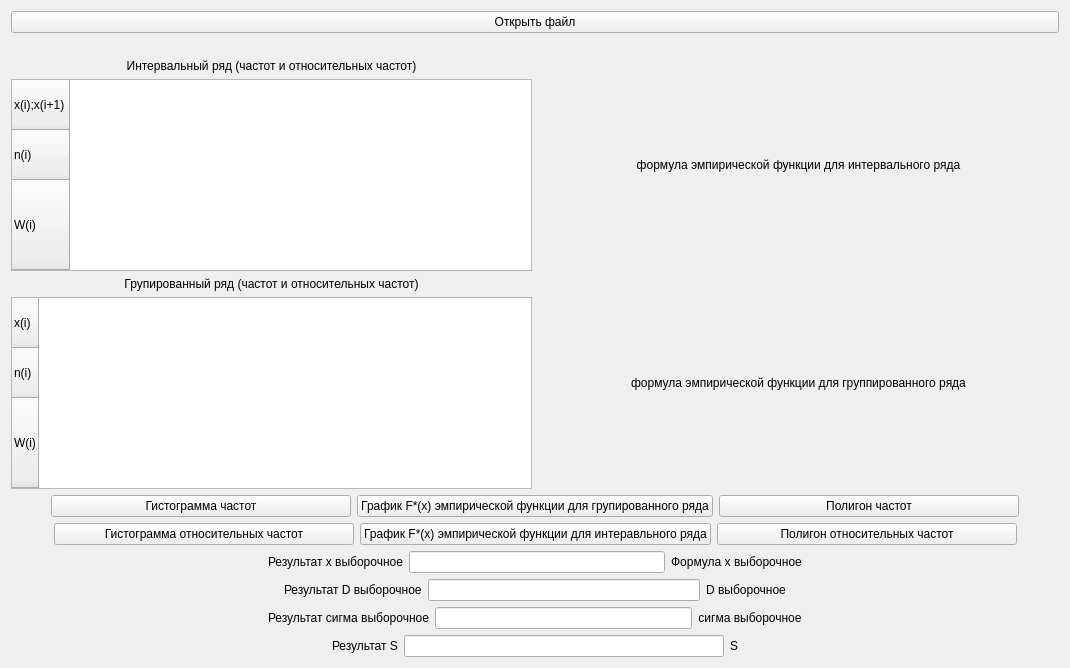
      <widget class="QWidget" name="page_3">
       <layout class="QGridLayout" name="gridLayout_4">
        <item row="6" column="0">
         <layout class="QHBoxLayout" name="polygonLayout_2">
          <item>
           <spacer name="horizontalSpacer_51">
            <property name="orientation">
             <enum>Qt::Horizontal</enum>
            </property>
            <property name="sizeHint" stdset="0">
             <size>
              <width>40</width>
              <height>20</height>
             </size>
            </property>
           </spacer>
          </item>
          <item>
           <widget class="QPushButton" name="relativeFrequencyHistogramBtn_3">
            <property name="minimumSize">
             <size>
              <width>300</width>
              <height>0</height>
             </size>
            </property>
            <property name="maximumSize">
             <size>
              <width>300</width>
              <height>16777215</height>
             </size>
            </property>
            <property name="text">
             <string>Гистограмма относительных частот</string>
            </property>
           </widget>
          </item>
          <item>
           <widget class="QPushButton" name="empiricalIntervalFunctionBtn_3">
            <property name="text">
             <string>График F*(x) эмпирической функции для интеравльного ряда</string>
            </property>
           </widget>
          </item>
          <item>
           <widget class="QPushButton" name="relativeFrequencyPolygonBtn_3">
            <property name="minimumSize">
             <size>
              <width>300</width>
              <height>0</height>
             </size>
            </property>
            <property name="maximumSize">
             <size>
              <width>300</width>
              <height>16777215</height>
             </size>
            </property>
            <property name="text">
             <string>Полигон относительных частот</string>
            </property>
           </widget>
          </item>
          <item>
           <spacer name="horizontalSpacer_52">
            <property name="orientation">
             <enum>Qt::Horizontal</enum>
            </property>
            <property name="sizeType">
             <enum>QSizePolicy::Expanding</enum>
            </property>
            <property name="sizeHint" stdset="0">
             <size>
              <width>40</width>
              <height>20</height>
             </size>
            </property>
           </spacer>
          </item>
         </layout>
        </item>
        <item row="5" column="0">
         <layout class="QVBoxLayout" name="verticalLayout_39">
          <item>
           <layout class="QHBoxLayout" name="horizontalLayout_41">
            <item>
             <spacer name="horizontalSpacer_49">
              <property name="orientation">
               <enum>Qt::Horizontal</enum>
              </property>
              <property name="sizeHint" stdset="0">
               <size>
                <width>40</width>
                <height>20</height>
               </size>
              </property>
             </spacer>
            </item>
            <item>
             <widget class="QPushButton" name="frequencyHistogramBtn_3">
              <property name="minimumSize">
               <size>
                <width>300</width>
                <height>0</height>
               </size>
              </property>
              <property name="maximumSize">
               <size>
                <width>300</width>
                <height>16777215</height>
               </size>
              </property>
              <property name="text">
               <string>Гистограмма частот</string>
              </property>
             </widget>
            </item>
            <item>
             <widget class="QPushButton" name="empiricalGroupFunctionBtn_3">
              <property name="text">
               <string>График F*(x) эмпирической функции для групированного ряда</string>
              </property>
             </widget>
            </item>
            <item>
             <widget class="QPushButton" name="frequencyPolygonBtn_3">
              <property name="minimumSize">
               <size>
                <width>300</width>
                <height>0</height>
               </size>
              </property>
              <property name="maximumSize">
               <size>
                <width>300</width>
                <height>16777215</height>
               </size>
              </property>
              <property name="text">
               <string>Полигон частот</string>
              </property>
             </widget>
            </item>
            <item>
             <spacer name="horizontalSpacer_50">
              <property name="orientation">
               <enum>Qt::Horizontal</enum>
              </property>
              <property name="sizeHint" stdset="0">
               <size>
                <width>40</width>
                <height>20</height>
               </size>
              </property>
             </spacer>
            </item>
           </layout>
          </item>
         </layout>
        </item>
        <item row="1" column="0">
         <layout class="QHBoxLayout" name="horizontalLayout_10">
          <property name="leftMargin">
           <number>0</number>
          </property>
          <item>
           <layout class="QVBoxLayout" name="verticalLayout_42">
            <item>
             <widget class="QLabel" name="label_65">
              <property name="layoutDirection">
               <enum>Qt::LeftToRight</enum>
              </property>
              <property name="text">
               <string>Интервальный ряд (частот и относительных частот)</string>
              </property>
              <property name="alignment">
               <set>Qt::AlignCenter</set>
              </property>
             </widget>
            </item>
            <item>
             <widget class="QTableWidget" name="intervalRow3">
              <property name="sizePolicy">
               <sizepolicy hsizetype="Minimum" vsizetype="Maximum">
                <horstretch>0</horstretch>
                <verstretch>0</verstretch>
               </sizepolicy>
              </property>
              <property name="minimumSize">
               <size>
                <width>0</width>
                <height>0</height>
               </size>
              </property>
              <property name="maximumSize">
               <size>
                <width>16777215</width>
                <height>16777215</height>
               </size>
              </property>
              <property name="verticalScrollBarPolicy">
               <enum>Qt::ScrollBarAlwaysOff</enum>
              </property>
              <property name="horizontalScrollBarPolicy">
               <enum>Qt::ScrollBarAsNeeded</enum>
              </property>
              <property name="editTriggers">
               <set>QAbstractItemView::NoEditTriggers</set>
              </property>
              <property name="gridStyle">
               <enum>Qt::SolidLine</enum>
              </property>
              <property name="sortingEnabled">
               <bool>false</bool>
              </property>
              <property name="wordWrap">
               <bool>true</bool>
              </property>
              <property name="cornerButtonEnabled">
               <bool>false</bool>
              </property>
              <property name="columnCount">
               <number>0</number>
              </property>
              <attribute name="horizontalHeaderVisible">
               <bool>false</bool>
              </attribute>
              <attribute name="horizontalHeaderCascadingSectionResizes">
               <bool>false</bool>
              </attribute>
              <attribute name="horizontalHeaderMinimumSectionSize">
               <number>20</number>
              </attribute>
              <attribute name="horizontalHeaderDefaultSectionSize">
               <number>80</number>
              </attribute>
              <attribute name="horizontalHeaderHighlightSections">
               <bool>true</bool>
              </attribute>
              <attribute name="verticalHeaderVisible">
               <bool>true</bool>
              </attribute>
              <attribute name="verticalHeaderDefaultSectionSize">
               <number>50</number>
              </attribute>
              <attribute name="verticalHeaderStretchLastSection">
               <bool>true</bool>
              </attribute>
              <row>
               <property name="text">
                <string>x(i);x(i+1)</string>
               </property>
              </row>
              <row>
               <property name="text">
                <string>n(i)</string>
               </property>
              </row>
              <row>
               <property name="text">
                <string>W(i)</string>
               </property>
              </row>
             </widget>
            </item>
           </layout>
          </item>
          <item>
           <layout class="QVBoxLayout" name="verticalLayout_12">
            <item>
             <widget class="QLabel" name="empiricalIntervalLatex_3">
              <property name="text">
               <string>формула эмпирической функции для интервального ряда</string>
              </property>
              <property name="alignment">
               <set>Qt::AlignCenter</set>
              </property>
             </widget>
            </item>
           </layout>
          </item>
         </layout>
        </item>
        <item row="7" column="0">
         <layout class="QVBoxLayout" name="verticalLayout_38">
          <item>
           <layout class="QHBoxLayout" name="horizontalLayout_37">
            <item>
             <spacer name="horizontalSpacer_41">
              <property name="orientation">
               <enum>Qt::Horizontal</enum>
              </property>
              <property name="sizeHint" stdset="0">
               <size>
                <width>40</width>
                <height>20</height>
               </size>
              </property>
             </spacer>
            </item>
            <item>
             <widget class="QLabel" name="label_57">
              <property name="text">
               <string>Результат х выборочное</string>
              </property>
             </widget>
            </item>
            <item>
             <widget class="QLineEdit" name="lineX_3">
              <property name="alignment">
               <set>Qt::AlignCenter</set>
              </property>
              <property name="readOnly">
               <bool>true</bool>
              </property>
             </widget>
            </item>
            <item>
             <widget class="QLabel" name="formulaX_3">
              <property name="text">
               <string>Формула x выборочное</string>
              </property>
              <property name="alignment">
               <set>Qt::AlignCenter</set>
              </property>
             </widget>
            </item>
            <item>
             <spacer name="horizontalSpacer_42">
              <property name="orientation">
               <enum>Qt::Horizontal</enum>
              </property>
              <property name="sizeHint" stdset="0">
               <size>
                <width>40</width>
                <height>20</height>
               </size>
              </property>
             </spacer>
            </item>
           </layout>
          </item>
          <item>
           <layout class="QHBoxLayout" name="horizontalLayout_38">
            <item>
             <spacer name="horizontalSpacer_43">
              <property name="orientation">
               <enum>Qt::Horizontal</enum>
              </property>
              <property name="sizeHint" stdset="0">
               <size>
                <width>40</width>
                <height>20</height>
               </size>
              </property>
             </spacer>
            </item>
            <item>
             <widget class="QLabel" name="label_58">
              <property name="text">
               <string>Результат D выборочное</string>
              </property>
             </widget>
            </item>
            <item>
             <widget class="QLineEdit" name="lineD_3">
              <property name="alignment">
               <set>Qt::AlignCenter</set>
              </property>
              <property name="readOnly">
               <bool>true</bool>
              </property>
             </widget>
            </item>
            <item>
             <widget class="QLabel" name="formulaD_3">
              <property name="text">
               <string>D выборочное</string>
              </property>
              <property name="alignment">
               <set>Qt::AlignCenter</set>
              </property>
             </widget>
            </item>
            <item>
             <spacer name="horizontalSpacer_44">
              <property name="orientation">
               <enum>Qt::Horizontal</enum>
              </property>
              <property name="sizeHint" stdset="0">
               <size>
                <width>40</width>
                <height>20</height>
               </size>
              </property>
             </spacer>
            </item>
           </layout>
          </item>
          <item>
           <layout class="QHBoxLayout" name="horizontalLayout_39">
            <item>
             <spacer name="horizontalSpacer_45">
              <property name="orientation">
               <enum>Qt::Horizontal</enum>
              </property>
              <property name="sizeHint" stdset="0">
               <size>
                <width>40</width>
                <height>20</height>
               </size>
              </property>
             </spacer>
            </item>
            <item>
             <widget class="QLabel" name="label_59">
              <property name="text">
               <string>Результат сигма выборочное</string>
              </property>
             </widget>
            </item>
            <item>
             <widget class="QLineEdit" name="lineSigma_3">
              <property name="alignment">
               <set>Qt::AlignCenter</set>
              </property>
              <property name="readOnly">
               <bool>true</bool>
              </property>
             </widget>
            </item>
            <item>
             <widget class="QLabel" name="formulaSigma_3">
              <property name="text">
               <string>сигма выборочное</string>
              </property>
              <property name="alignment">
               <set>Qt::AlignCenter</set>
              </property>
             </widget>
            </item>
            <item>
             <spacer name="horizontalSpacer_46">
              <property name="orientation">
               <enum>Qt::Horizontal</enum>
              </property>
              <property name="sizeHint" stdset="0">
               <size>
                <width>40</width>
                <height>20</height>
               </size>
              </property>
             </spacer>
            </item>
           </layout>
          </item>
          <item>
           <layout class="QHBoxLayout" name="horizontalLayout_40">
            <item>
             <spacer name="horizontalSpacer_47">
              <property name="orientation">
               <enum>Qt::Horizontal</enum>
              </property>
              <property name="sizeHint" stdset="0">
               <size>
                <width>40</width>
                <height>20</height>
               </size>
              </property>
             </spacer>
            </item>
            <item>
             <widget class="QLabel" name="label_60">
              <property name="text">
               <string>Результат S</string>
              </property>
             </widget>
            </item>
            <item>
             <widget class="QLineEdit" name="lineS_3">
              <property name="text">
               <string/>
              </property>
              <property name="alignment">
               <set>Qt::AlignCenter</set>
              </property>
              <property name="readOnly">
               <bool>true</bool>
              </property>
             </widget>
            </item>
            <item>
             <widget class="QLabel" name="formulaS_3">
              <property name="text">
               <string>S</string>
              </property>
              <property name="alignment">
               <set>Qt::AlignCenter</set>
              </property>
             </widget>
            </item>
            <item>
             <spacer name="horizontalSpacer_48">
              <property name="orientation">
               <enum>Qt::Horizontal</enum>
              </property>
              <property name="sizeHint" stdset="0">
               <size>
                <width>40</width>
                <height>20</height>
               </size>
              </property>
             </spacer>
            </item>
           </layout>
          </item>
         </layout>
        </item>
        <item row="0" column="0">
         <layout class="QVBoxLayout" name="verticalLayout_37">
          <item>
           <widget class="QPushButton" name="openFileBtn_3">
            <property name="text">
             <string>Открыть файл</string>
            </property>
           </widget>
          </item>
          <item>
           <spacer name="verticalSpacer_6">
            <property name="orientation">
             <enum>Qt::Vertical</enum>
            </property>
            <property name="sizeType">
             <enum>QSizePolicy::Minimum</enum>
            </property>
            <property name="sizeHint" stdset="0">
             <size>
              <width>20</width>
              <height>20</height>
             </size>
            </property>
           </spacer>
          </item>
         </layout>
        </item>
        <item row="4" column="0">
         <layout class="QHBoxLayout" name="horizontalLayout_9">
          <property name="leftMargin">
           <number>0</number>
          </property>
          <item>
           <layout class="QVBoxLayout" name="verticalLayout_41">
            <item>
             <widget class="QLabel" name="label_64">
              <property name="layoutDirection">
               <enum>Qt::LeftToRight</enum>
              </property>
              <property name="text">
               <string>Групированный ряд (частот и относительных частот)</string>
              </property>
              <property name="alignment">
               <set>Qt::AlignCenter</set>
              </property>
             </widget>
            </item>
            <item>
             <widget class="QTableWidget" name="groupRow3">
              <property name="sizePolicy">
               <sizepolicy hsizetype="Minimum" vsizetype="Maximum">
                <horstretch>0</horstretch>
                <verstretch>0</verstretch>
               </sizepolicy>
              </property>
              <property name="minimumSize">
               <size>
                <width>0</width>
                <height>0</height>
               </size>
              </property>
              <property name="maximumSize">
               <size>
                <width>16777215</width>
                <height>16777215</height>
               </size>
              </property>
              <property name="verticalScrollBarPolicy">
               <enum>Qt::ScrollBarAlwaysOff</enum>
              </property>
              <property name="horizontalScrollBarPolicy">
               <enum>Qt::ScrollBarAsNeeded</enum>
              </property>
              <property name="editTriggers">
               <set>QAbstractItemView::NoEditTriggers</set>
              </property>
              <property name="gridStyle">
               <enum>Qt::SolidLine</enum>
              </property>
              <property name="sortingEnabled">
               <bool>false</bool>
              </property>
              <property name="wordWrap">
               <bool>true</bool>
              </property>
              <property name="cornerButtonEnabled">
               <bool>false</bool>
              </property>
              <property name="columnCount">
               <number>0</number>
              </property>
              <attribute name="horizontalHeaderVisible">
               <bool>false</bool>
              </attribute>
              <attribute name="horizontalHeaderCascadingSectionResizes">
               <bool>false</bool>
              </attribute>
              <attribute name="horizontalHeaderMinimumSectionSize">
               <number>20</number>
              </attribute>
              <attribute name="horizontalHeaderDefaultSectionSize">
               <number>50</number>
              </attribute>
              <attribute name="horizontalHeaderHighlightSections">
               <bool>true</bool>
              </attribute>
              <attribute name="verticalHeaderVisible">
               <bool>true</bool>
              </attribute>
              <attribute name="verticalHeaderDefaultSectionSize">
               <number>50</number>
              </attribute>
              <attribute name="verticalHeaderStretchLastSection">
               <bool>true</bool>
              </attribute>
              <row>
               <property name="text">
                <string>x(i)</string>
               </property>
              </row>
              <row>
               <property name="text">
                <string>n(i)</string>
               </property>
              </row>
              <row>
               <property name="text">
                <string>W(i)</string>
               </property>
              </row>
             </widget>
            </item>
           </layout>
          </item>
          <item>
           <layout class="QVBoxLayout" name="verticalLayout_11">
            <item>
             <widget class="QLabel" name="empiricalGroupLatex_3">
              <property name="text">
               <string>формула эмпирической функции для группированного ряда</string>
              </property>
              <property name="alignment">
               <set>Qt::AlignCenter</set>
              </property>
             </widget>
            </item>
           </layout>
          </item>
         </layout>
        </item>
       </layout>
      </widget>
